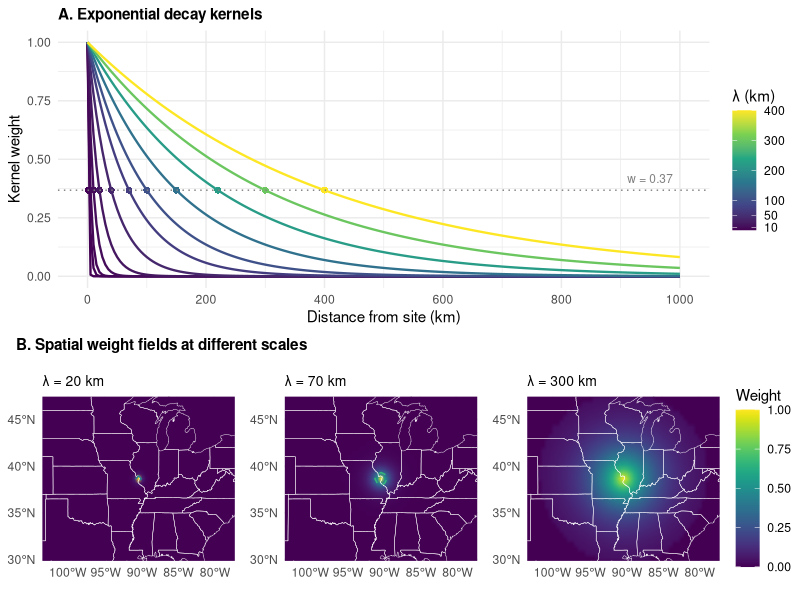
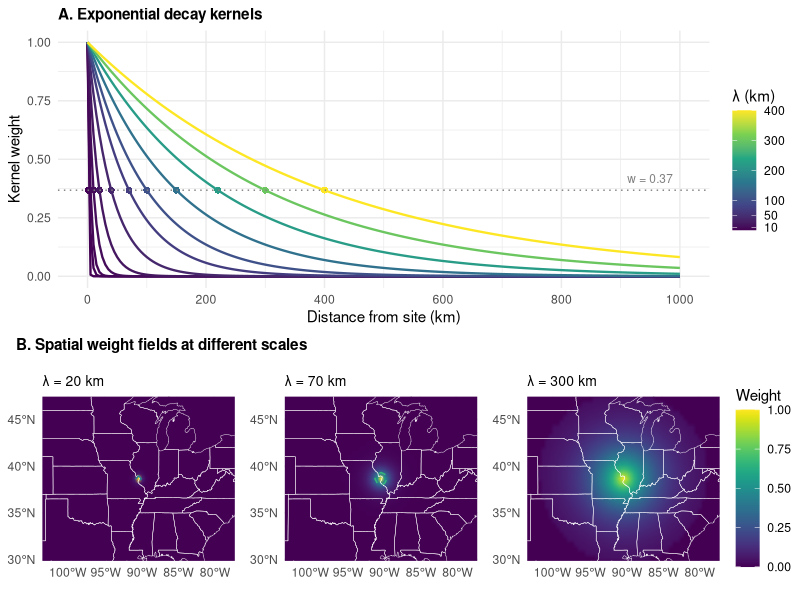

Generate these figures, in order, with R:
# Load required libraries
library(tidyverse)
library(sf)
library(rnaturalearth)
library(rnaturalearthdata)
library(viridis)
library(cowplot)
library(scales)
library(maps)

# Set up parameters
focal_lon <- -90.3108  # Example location (central US)
focal_lat <- 38.6488
max_dist <- 1000  # km
lambda_values <- c(1, 3, 5, 10, 20, 40, 70, 100, 150, 220, 300, 400)
display_lambdas <- c(20, 70, 300)  # For visualization

# Function to calculate great circle distance
calc_distance <- function(lon1, lat1, lon2, lat2) {
  # Haversine formula
  R <- 6371  # Earth radius in km
  dLat <- (lat2 - lat1) * pi / 180
  dLon <- (lon2 - lon1) * pi / 180
  a <- sin(dLat/2)^2 + cos(lat1 * pi / 180) * cos(lat2 * pi / 180) * sin(dLon/2)^2
  c <- 2 * atan2(sqrt(a), sqrt(1-a))
  R * c
}

# Create grid for spatial visualization
grid_res <- 0.5  # degrees
lon_seq <- seq(focal_lon - 15, focal_lon + 15, by = grid_res)
lat_seq <- seq(focal_lat - 10, focal_lat + 10, by = grid_res)
grid <- expand.grid(lon = lon_seq, lat = lat_seq)

# Calculate distances from focal point
grid$distance <- mapply(calc_distance, 
                        focal_lon, focal_lat, 
                        grid$lon, grid$lat)

# Calculate weights for different lambda values
for(lambda in display_lambdas) {
  grid[[paste0("weight_", lambda)]] <- exp(-grid$distance / lambda)
  # Set weights to zero beyond 1000 km
  grid[[paste0("weight_", lambda)]][grid$distance > max_dist] <- 0
}

# Get world map for context
world <- ne_countries(scale = "medium", returnclass = "sf")

# Panel A (formerly Panel B): Cross-section showing decay curves
distances <- seq(0, max_dist, by = 5)
decay_data <- purrr::map_df(lambda_values, function(lambda) {
  data.frame(
    distance = distances,
    weight = exp(-distances / lambda),
    lambda = factor(lambda),
    lambda_num = lambda
  )
})

# Add markers for where weight = 0.37 (1/e)
decay_points <- purrr::map_df(lambda_values, function(lambda) {
  data.frame(
    distance = lambda,
    weight = exp(-1),
    lambda = factor(lambda),
    lambda_num = lambda
  )
})

panel_a <- ggplot(decay_data, aes(x = distance, y = weight)) +
  geom_line(aes(color = lambda_num, group = lambda), size = 0.8) +
  geom_point(data = decay_points, 
             aes(color = lambda_num),
             size = 2, shape = 16) +
  geom_hline(yintercept = exp(-1), linetype = "dotted", color = "gray50") +
  annotate("text", x = 950, y = exp(-1) + 0.05, 
           label = "w = 0.37", size = 3, color = "gray50") +
  scale_color_viridis_c(name = "λ (km)", 
                        breaks = c(10, 50, 100, 200, 300, 400)) +
  scale_x_continuous(breaks = seq(0, 1000, 200)) +
  labs(x = "Distance from site (km)",
       y = "Kernel weight",
       title = "A. Exponential decay kernels") +
  theme_minimal() +
  theme(plot.title = element_text(size = 11, face = "bold"),
        legend.position = "right")

# Panel B (formerly Panel C): 2D heatmaps for three different scales
create_heatmap <- function(lambda_val) {
  weight_col <- paste0("weight_", lambda_val)
  
  p <- ggplot() +
    # Add world for land/water
    geom_sf(data = world, fill = NA, color = "gray70", size = 0.2) +
    # Add the raster heatmap
    geom_raster(data = grid, 
                aes(x = lon, y = lat, fill = .data[[weight_col]]),
                interpolate = TRUE) +
    # Overlay US state borders in white for contrast - thinner
    geom_polygon(data = map_data("state"), 
                 aes(x = long, y = lat, group = group),
                 fill = NA, color = "white", size = 0.15, alpha = 0.7) +
    # Add contour at weight = 0.37 with color matching the lambda value
    geom_contour(data = grid,
                 aes(x = lon, y = lat, z = .data[[weight_col]]),
                 breaks = c(0.37),
                 color = viridis(10)[which.min(abs(lambda_values - lambda_val))], 
                 size = 0.5, linetype = "dashed") +
    scale_fill_viridis(name = "Weight", 
                       limits = c(0, 1),
                       breaks = c(0, 0.37, 0.5, 0.75, 1)) +
    coord_sf(xlim = c(focal_lon - 12, focal_lon + 12),
             ylim = c(focal_lat - 8, focal_lat + 8)) +
    labs(title = paste0("λ = ", lambda_val, " km")) +
    theme_minimal() +
    theme(plot.title = element_text(size = 10),
          legend.position = "none",
          axis.title = element_blank())
  
  return(p)
}

heatmaps <- purrr::map(display_lambdas, create_heatmap)

# Add shared legend for heatmaps
legend_data <- data.frame(
  x = 1:100,
  y = 1:100,
  fill = seq(0, 1, length.out = 100)
)

legend_plot <- ggplot(legend_data, aes(x = x, y = y, fill = fill)) +
  geom_raster() +
  scale_fill_viridis(name = "Weight", 
                     limits = c(0, 1),
                     breaks = c(0, 0.25, 0.5, 0.75, 1)) +
  theme_void() +
  theme(legend.position = "right",
        legend.key.height = unit(0.8, "cm"))

legend <- get_legend(legend_plot)

# Arrange heatmaps
panel_b <- plot_grid(
  plot_grid(plotlist = heatmaps, nrow = 1),
  legend,
  rel_widths = c(1, 0.1),
  nrow = 1
)

panel_b_titled <- ggdraw() +
  draw_plot(panel_b, y = 0, height = 0.92) +
  draw_label("B. Spatial weight fields at different scales", 
             x = 0.02, y = 0.96, hjust = 0, size = 11, fontface = "bold")

# Combine all panels
figure_3 <- plot_grid(
  panel_a,
  panel_b_titled,
  ncol = 1,
  rel_heights = c(1, 0.8),
  labels = NULL
)

# Save figure. Output name tracks the supplement numbering used in the
# manuscript (`Figure_S1_spatial_weighting`). The Makefile copies this
# PNG + PDF into manuscript/figures/supplement_figs/. Purely analytic —
# no rds dependencies.
ggsave("Figure_S1_spatial_weighting.png",
       figure_3,
       width = 10,
       height = 9,
       dpi = 300,
       bg = "white")
ggsave("Figure_S1_spatial_weighting.pdf",
       figure_3,
       width = 10,
       height = 9,
       device = cairo_pdf)
